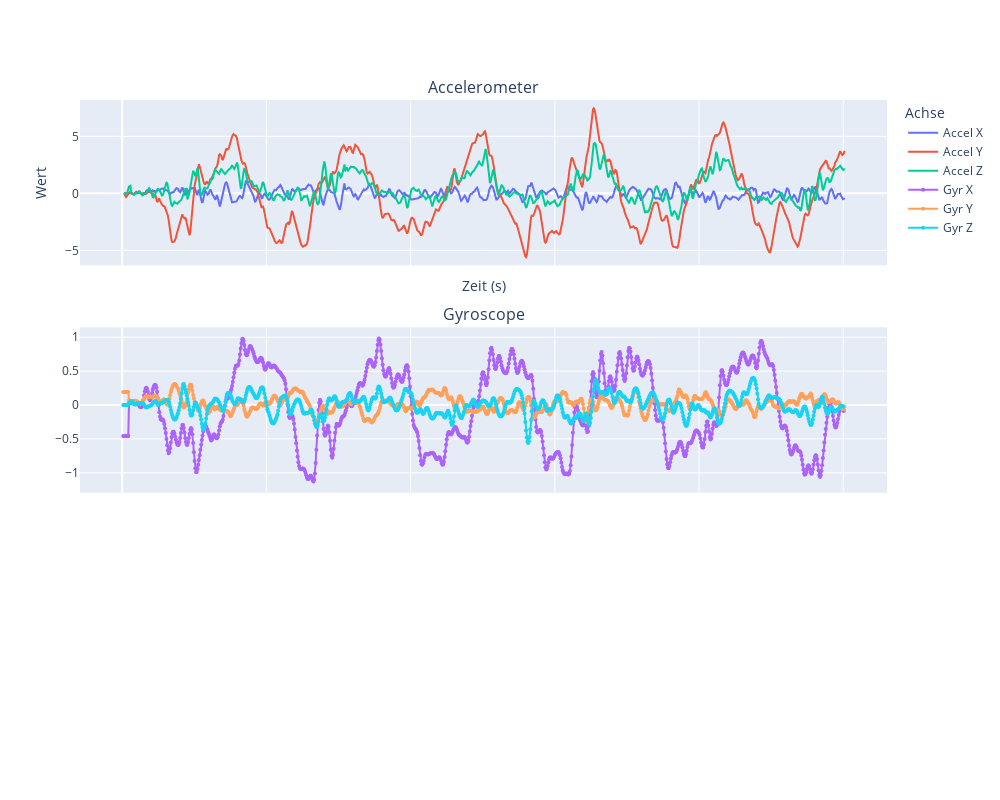

Write notebook code for a chart like this one.
### Markdown cell above
Plotten Kniebeuge

### Code cell
compare_acc_gyr(acc_sq,gyr_sq)

### Figure 1 — Plotly figure (JSON) as saved in the notebook; plotly's stock layout.template omitted (floating-point values rounded to 4 significant figures; data arrays with more than 128 entries replaced by an {"elided": "..."} marker saying what was removed)
{"data": [{"name": "Accel X", "type": "scatter", "x": {"elided": "1001 float values"}, "y": {"elided": "1001 float values"}}, {"name": "Accel Y", "type": "scatter", "x": {"elided": "1001 float values"}, "y": {"elided": "1001 float values"}}, {"name": "Accel Z", "type": "scatter", "x": {"elided": "1001 float values"}, "y": {"elided": "1001 float values"}}, {"marker": {"size": 4}, "mode": "lines+markers", "name": "Gyr X", "type": "scatter", "x": {"elided": "1001 float values"}, "xaxis": "x2", "y": {"elided": "1001 float values"}, "yaxis": "y2"}, {"marker": {"size": 4}, "mode": "lines+markers", "name": "Gyr Y", "type": "scatter", "x": {"elided": "1001 float values"}, "xaxis": "x2", "y": {"elided": "1001 float values"}, "yaxis": "y2"}, {"marker": {"size": 4}, "mode": "lines+markers", "name": "Gyr Z", "type": "scatter", "x": {"elided": "1001 float values"}, "xaxis": "x2", "y": {"elided": "1001 float values"}, "yaxis": "y2"}], "layout": {"annotations": [{"font": {"size": 16}, "showarrow": false, "text": "Accelerometer", "x": 0.5, "xanchor": "center", "xref": "paper", "y": 1, "yanchor": "bottom", "yref": "paper"}, {"font": {"size": 16}, "showarrow": false, "text": "Gyroscope", "x": 0.5, "xanchor": "center", "xref": "paper", "y": 0.6333, "yanchor": "bottom", "yref": "paper"}], "height": 800, "legend": {"title": {"text": "Achse"}}, "width": 1000, "xaxis": {"anchor": "y", "domain": [0, 1], "matches": "x3", "showticklabels": false, "title": {"text": "Zeit (s)"}}, "xaxis2": {"anchor": "y2", "domain": [0, 1], "matches": "x3", "showticklabels": false}, "xaxis3": {"anchor": "y3", "domain": [0, 1]}, "yaxis": {"anchor": "x", "domain": [0.7333, 1], "title": {"text": "Wert"}}, "yaxis2": {"anchor": "x2", "domain": [0.3667, 0.6333]}, "yaxis3": {"anchor": "x3", "domain": [0, 0.2667]}}}
